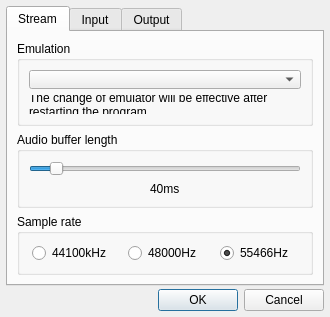
<?xml version="1.0" encoding="UTF-8"?>
<ui version="4.0">
 <class>SetupDialog</class>
 <widget class="QDialog" name="SetupDialog">
  <property name="geometry">
   <rect>
    <x>0</x>
    <y>0</y>
    <width>330</width>
    <height>314</height>
   </rect>
  </property>
  <property name="sizePolicy">
   <sizepolicy hsizetype="Preferred" vsizetype="Preferred">
    <horstretch>0</horstretch>
    <verstretch>0</verstretch>
   </sizepolicy>
  </property>
  <property name="windowTitle">
   <string>Setup</string>
  </property>
  <layout class="QVBoxLayout" name="verticalLayout">
   <property name="spacing">
    <number>3</number>
   </property>
   <property name="leftMargin">
    <number>6</number>
   </property>
   <property name="topMargin">
    <number>6</number>
   </property>
   <property name="rightMargin">
    <number>6</number>
   </property>
   <property name="bottomMargin">
    <number>6</number>
   </property>
   <item>
    <widget class="QTabWidget" name="tabWidget">
     <property name="currentIndex">
      <number>0</number>
     </property>
     <widget class="QWidget" name="tab">
      <attribute name="title">
       <string>Stream</string>
      </attribute>
      <layout class="QGridLayout" name="gridLayout">
       <item row="1" column="0">
        <widget class="QGroupBox" name="durationGroupBox">
         <property name="title">
          <string>Audio buffer length</string>
         </property>
         <layout class="QVBoxLayout" name="verticalLayout_2">
          <item>
           <widget class="QSlider" name="horizontalSlider">
            <property name="minimum">
             <number>1</number>
            </property>
            <property name="maximum">
             <number>500</number>
            </property>
            <property name="value">
             <number>40</number>
            </property>
            <property name="orientation">
             <enum>Qt::Horizontal</enum>
            </property>
           </widget>
          </item>
          <item alignment="Qt::AlignHCenter">
           <widget class="QLabel" name="label">
            <property name="text">
             <string>40ms</string>
            </property>
           </widget>
          </item>
         </layout>
        </widget>
       </item>
       <item row="2" column="0">
        <widget class="QGroupBox" name="rateGroupBox">
         <property name="title">
          <string>Sample rate</string>
         </property>
         <layout class="QHBoxLayout" name="horizontalLayout">
          <item alignment="Qt::AlignHCenter">
           <widget class="QRadioButton" name="radioButton44100">
            <property name="text">
             <string>44100kHz</string>
            </property>
            <attribute name="buttonGroup">
             <string notr="true">buttonGroup</string>
            </attribute>
           </widget>
          </item>
          <item alignment="Qt::AlignHCenter">
           <widget class="QRadioButton" name="radioButton48000">
            <property name="text">
             <string>48000Hz</string>
            </property>
            <attribute name="buttonGroup">
             <string notr="true">buttonGroup</string>
            </attribute>
           </widget>
          </item>
          <item alignment="Qt::AlignHCenter">
           <widget class="QRadioButton" name="radioButton55466">
            <property name="text">
             <string>55466Hz</string>
            </property>
            <property name="checked">
             <bool>true</bool>
            </property>
            <attribute name="buttonGroup">
             <string notr="true">buttonGroup</string>
            </attribute>
           </widget>
          </item>
         </layout>
        </widget>
       </item>
       <item row="0" column="0">
        <widget class="QGroupBox" name="emuGroupBox">
         <property name="title">
          <string>Emulation</string>
         </property>
         <layout class="QVBoxLayout" name="verticalLayout_3">
          <item>
           <widget class="QComboBox" name="emuComboBox"/>
          </item>
          <item>
           <widget class="QLabel" name="emuLabel">
            <property name="text">
             <string>The change of emulator will be effective after restarting the program.</string>
            </property>
            <property name="wordWrap">
             <bool>true</bool>
            </property>
           </widget>
          </item>
         </layout>
        </widget>
       </item>
      </layout>
     </widget>
     <widget class="QWidget" name="tab_2">
      <attribute name="title">
       <string>Input</string>
      </attribute>
      <layout class="QGridLayout" name="gridLayout_3">
       <item row="0" column="0" rowspan="3">
        <widget class="QListWidget" name="inEnvelopeSetListWidget"/>
       </item>
       <item row="1" column="1">
        <widget class="QPushButton" name="addInEnvelopeSetPushButton">
         <property name="text">
          <string>Add</string>
         </property>
        </widget>
       </item>
       <item row="2" column="1">
        <widget class="QPushButton" name="removeInEnvelopeSetPushButton">
         <property name="enabled">
          <bool>false</bool>
         </property>
         <property name="text">
          <string>Remove</string>
         </property>
        </widget>
       </item>
       <item row="3" column="0">
        <widget class="QLineEdit" name="inEnvelopeSetNameLineEdit">
         <property name="enabled">
          <bool>false</bool>
         </property>
        </widget>
       </item>
       <item row="3" column="1">
        <widget class="QPushButton" name="editInEnvelopeSetPushButton">
         <property name="enabled">
          <bool>false</bool>
         </property>
         <property name="text">
          <string>Edit</string>
         </property>
        </widget>
       </item>
       <item row="0" column="1">
        <spacer name="verticalSpacer">
         <property name="orientation">
          <enum>Qt::Vertical</enum>
         </property>
         <property name="sizeHint" stdset="0">
          <size>
           <width>20</width>
           <height>40</height>
          </size>
         </property>
        </spacer>
       </item>
      </layout>
     </widget>
     <widget class="QWidget" name="tab_3">
      <attribute name="title">
       <string>Output</string>
      </attribute>
      <layout class="QGridLayout" name="gridLayout_2">
       <item row="0" column="0" rowspan="3">
        <widget class="QListWidget" name="outEnvelopeSetListWidget"/>
       </item>
       <item row="0" column="1">
        <spacer name="verticalSpacer_2">
         <property name="orientation">
          <enum>Qt::Vertical</enum>
         </property>
         <property name="sizeHint" stdset="0">
          <size>
           <width>20</width>
           <height>143</height>
          </size>
         </property>
        </spacer>
       </item>
       <item row="1" column="1">
        <widget class="QPushButton" name="addOutEnvelopeSetPushButton">
         <property name="text">
          <string>Add</string>
         </property>
        </widget>
       </item>
       <item row="2" column="1">
        <widget class="QPushButton" name="removeOutEnvelopeSetPushButton">
         <property name="enabled">
          <bool>false</bool>
         </property>
         <property name="text">
          <string>Remove</string>
         </property>
        </widget>
       </item>
       <item row="3" column="0">
        <widget class="QLineEdit" name="outEnvelopeSetNameLineEdit">
         <property name="enabled">
          <bool>false</bool>
         </property>
        </widget>
       </item>
       <item row="3" column="1">
        <widget class="QPushButton" name="editOutEnvelopeSetPushButton">
         <property name="enabled">
          <bool>false</bool>
         </property>
         <property name="text">
          <string>Edit</string>
         </property>
        </widget>
       </item>
      </layout>
     </widget>
    </widget>
   </item>
   <item>
    <widget class="QDialogButtonBox" name="buttonBox">
     <property name="orientation">
      <enum>Qt::Horizontal</enum>
     </property>
     <property name="standardButtons">
      <set>QDialogButtonBox::Cancel|QDialogButtonBox::Ok</set>
     </property>
    </widget>
   </item>
  </layout>
 </widget>
 <tabstops>
  <tabstop>tabWidget</tabstop>
  <tabstop>emuComboBox</tabstop>
  <tabstop>horizontalSlider</tabstop>
  <tabstop>radioButton44100</tabstop>
  <tabstop>radioButton48000</tabstop>
  <tabstop>radioButton55466</tabstop>
  <tabstop>inEnvelopeSetListWidget</tabstop>
  <tabstop>addInEnvelopeSetPushButton</tabstop>
  <tabstop>removeInEnvelopeSetPushButton</tabstop>
  <tabstop>inEnvelopeSetNameLineEdit</tabstop>
  <tabstop>editInEnvelopeSetPushButton</tabstop>
  <tabstop>outEnvelopeSetListWidget</tabstop>
  <tabstop>addOutEnvelopeSetPushButton</tabstop>
  <tabstop>removeOutEnvelopeSetPushButton</tabstop>
  <tabstop>outEnvelopeSetNameLineEdit</tabstop>
  <tabstop>editOutEnvelopeSetPushButton</tabstop>
 </tabstops>
 <resources/>
 <connections>
  <connection>
   <sender>buttonBox</sender>
   <signal>accepted()</signal>
   <receiver>SetupDialog</receiver>
   <slot>accept()</slot>
   <hints>
    <hint type="sourcelabel">
     <x>254</x>
     <y>307</y>
    </hint>
    <hint type="destinationlabel">
     <x>157</x>
     <y>274</y>
    </hint>
   </hints>
  </connection>
  <connection>
   <sender>buttonBox</sender>
   <signal>rejected()</signal>
   <receiver>SetupDialog</receiver>
   <slot>reject()</slot>
   <hints>
    <hint type="sourcelabel">
     <x>322</x>
     <y>307</y>
    </hint>
    <hint type="destinationlabel">
     <x>286</x>
     <y>274</y>
    </hint>
   </hints>
  </connection>
 </connections>
 <buttongroups>
  <buttongroup name="buttonGroup"/>
 </buttongroups>
</ui>
